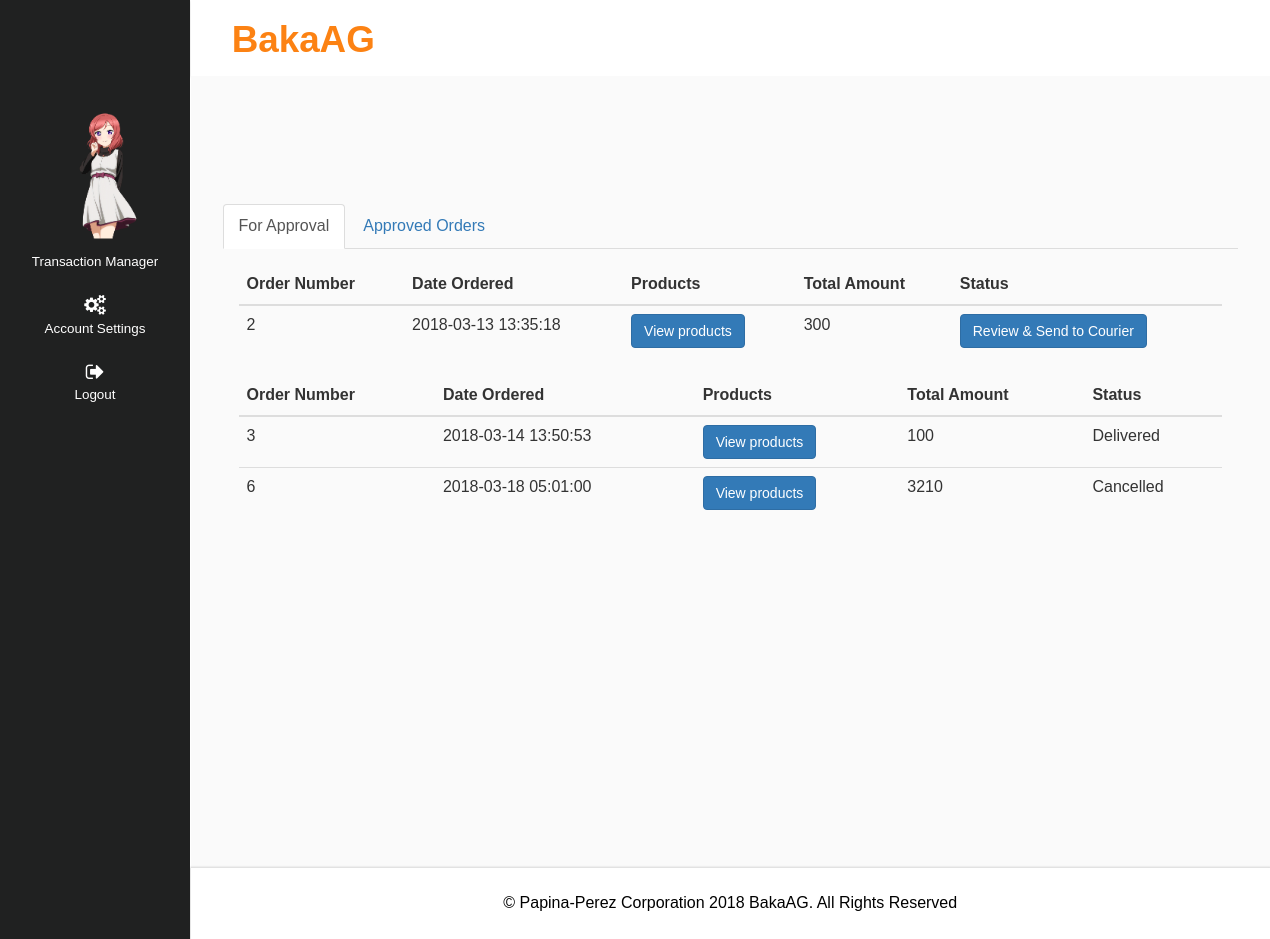
The app's page /admin/index.php (signed in) with its own data.
### tables this page shows
CREATE TABLE `orders` (
  `order_id` int(11) NOT NULL,
  `acc_id` int(11) NOT NULL,
  `order_total_amt` int(9) NOT NULL,
  `order_product_list` varchar(700) NOT NULL,
  `order_date` timestamp NOT NULL DEFAULT CURRENT_TIMESTAMP,
  `order_mdpaymnt_id` int(9) NOT NULL DEFAULT '1',
  `order_status_id` int(11) NOT NULL
);

CREATE TABLE `order_status` (
  `order_status_id` int(11) NOT NULL,
  `order_status_name` varchar(32) NOT NULL
);

CREATE TABLE `account` (
  `acc_id` int(9) NOT NULL,
  `acc_email` varchar(700) NOT NULL,
  `acc_pass` varchar(700) NOT NULL,
  `acc_fname` varchar(32) NOT NULL,
  `acc_lname` varchar(32) NOT NULL,
  `acc_type_id` int(11) NOT NULL
);

### admin/pages/transaction.php (the view, shortened to what this page needs)
<div class="inner-block">
	<div class="blank">
		<ul class="nav nav-tabs" role="tablist">
		<li role="presentation" class="active"><a href="#for-approval-tab" aria-controls="products" role="tab" data-toggle="tab">For Approval</a></li>
		<li role="presentation"><a href="#approved-tab" aria-controls="settings" role="tab" data-toggle="tab">Approved Orders</a></li>
	</ul>
	<div class="tab-content">
		<div role="tabpanel" class="tab-pane active" id="for-approval-tab">
			<table class="table">
				    <thead>
				    	<tr>
				    		<th>Order Number</th>
				    		<th>Date Ordered</th>
				    		<th>Products</th>
				    		<th>Total Amount</th>
				    		<th>Status</th>
				    	</tr>
				    </thead>
				    	<?php
				    		$sql = "SELECT * FROM orders,order_status,account,order_mdofpymt WHERE orders.order_status_id=order_status.order_status_id AND orders.acc_id=account.acc_id AND orders.order_mdpaymnt_id=order_mdofpymt.order_mdpaymt_id AND order_status.order_status_id='1'";
	                		$result = $conn->query($sql);
	                		while($row = $result->fetch_assoc()){
	                			echo '
	                				<tr>
                        				<td>'.$row['order_id'].'</td>
                        				<td>'.$row['order_date'].'</td>
                        				<td><button type="button" class="btn btn-primary" data-toggle="modal" data-target="#prodlist-modal-'.$row['order_id'].'">View products</button></td>
					                        <div class="modal" id="prodlist-modal-'.$row['order_id'].'">
					                          <div class="modal-dialog" role="document">
					                            <div class="modal-content">
					                              <div class="modal-header">
					                                <h5 class="modal-title">Order Number:'.$row['order_id'].'</h5>
					                                <button type="button" class="close" data-dismiss="modal" aria-label="Close">
					                                  <span aria-hidden="true">&times;</span>
					                                </button>
					                              </div>
					                              <div class="modal-body">';
					                              echo' </div>
					                            </div>
					                          </div>
					                        </div>
					                        <td>'.$row['order_total_amt'].'</td>
					                        <td><button type="button" class="btn btn-primary" data-toggle="modal" data-target="#statchng-modal-'.$row['order_id'].'">Review & Send to Courier</button></td>
					                        <div id="statchng-modal-'.$row['order_id'].'" class="modal fade" role="dialog">
    													<h3 id="order-number">'.$row['order_id'].'</h3>
    													<h3 id="order-number">'.$row['acc_fname'].''.$row['acc_lname'].'</h3>
    													<h3 id="order-number">'.$row['order_date'].'</h3>
    													<h3 id="order-number">'.$row['order_total_amt'].'</h3>
    													<h3 id="order-number">'.$row['order_mdpaymt_name'].'</h3>
										        	<button type="button" class="btn btn-default" data-dismiss="modal" onclick="chcngordstat('.$row['order_id'].')">Approve and Send to Courrier</button>
										        <input type="text" id="sel-stat-'.$row['order_id'].'" value="2" hidden>
										</div>
					                      </tr>
					                      ';
	                		}
				    	?>
				  </table>
		</div>
		<div role="tabpanel" class="tab-pane active" id="approved-tab">
			<table class="table">
				    <thead>
				    	<tr>
				    		<th>Order Number</th>
				    		<th>Date Ordered</th>
				    		<th>Products</th>
				    		<th>Total Amount</th>
				    		<th>Status</th>
				    	</tr>
				    </thead>
				    <?php
				    		$sql = "SELECT * FROM orders,order_status,account,order_mdofpymt WHERE orders.order_status_id=order_status.order_status_id AND orders.acc_id=account.acc_id AND orders.order_mdpaymnt_id=order_mdofpymt.order_mdpaymt_id AND order_status.order_status_id!='1'";
	                		$result = $conn->query($sql);
	                		while($row = $result->fetch_assoc()){
	                			echo '
	                				<tr>
                        				<td>'.$row['order_id'].'</td>
                        				<td>'.$row['order_date'].'</td>
                        				<td><button type="button" class="btn btn-primary" data-toggle="modal" data-target="#prodlist-modal-'.$row['order_id'].'">View products</button></td>
					                        <div class="modal" id="prodlist-modal-'.$row['order_id'].'">
					                          <div class="modal-dialog" role="document">
					                            <div class="modal-content">
					                              <div class="modal-header">
					                                <h5 class="modal-title">Order Number:'.$row['order_id'].'</h5>
					                                <button type="button" class="close" data-dismiss="modal" aria-label="Close">
					                                  <span aria-hidden="true">&times;</span>
					                                </button>
					                              </div>
					                              <div class="modal-body">';
					                              echo' </div>
					                              <div class="modal-footer">
					                                <button type="button" class="btn btn-secondary" data-dismiss="modal">Close</button>
					                              </div>
					                            </div>
					                          </div>
					                        </div>
					                        <td>'.$row['order_total_amt'].'</td>
					                        <td>'.$row['order_status_name'].'</td>
										  </div>
										</div>
					                      </tr>
					                      ';
	                		}
				    	?>
		</div>
	</div>
	</div>
</div>

### admin/index.php (shortened to what this page needs)
<?php
	include "../backend/connection.php";
	$acc_id = $_SESSION['acc_id'];
	$sqlacc = "SELECT * FROM account WHERE acc_id=$acc_id";
	$resultacc = $conn->query($sqlacc);
	$rowacc = $resultacc->fetch_assoc()
?><!DOCTYPE html>
<html>
<head>
	<link href="css/bootstrap.css" rel="stylesheet" type="text/css" media="all">
	<link href="css/style.css" rel="stylesheet" type="text/css" media="all"/>
	<link href="css/font-awesome.css" rel="stylesheet">
</head>
<body>
<div class="page-container">
   <div class="left-content">
	   <div class="mother-grid-inner">
				<div class="header-main">
					<div class="header-left">
							<div class="logo-name">
									 <a href="index.php"> <h1>BakaAG</h1>
								  </a>
							</div>
							<div class="clearfix"> </div>
						</div>
				     <div class="clearfix"> </div>
				</div>
	<div class="main-page" id="main-page">
		<?php
			if($_SESSION['acc_type_id']==2)
				include "pages/dashboard.php";
			elseif($_SESSION['acc_type_id']==3)
				include "pages/warehouse.php";
			elseif($_SESSION['acc_type_id']==4)
				include "pages/accmgmt.php";
			elseif ($_SESSION['acc_type_id']==5)
				include "pages/master.php";
			elseif ($_SESSION['acc_type_id']==7)
				include "pages/transaction.php";
			elseif ($_SESSION['acc_type_id']==8)
				include "pages/courier.php";
			else
		?>
<div class="copyrights">
				 <p>© Papina-Perez Corporation 2018 BakaAG. All Rights Reserved</p>
			</div>
    <div class="sidebar-menu">
		    <div class="menu">
		      <ul id="menu">
		        <li id="menu-home" ><a href="#"><i class="fa fa-"><img src="../img/maki.png" height="170px" width="170px"></i><span><?php echo $rowacc['acc_fname']." "; echo $rowacc['acc_lname']?></span></a></li>
		        <li><a href="#"><i class="fa fa-cogs"></i><span>Account Settings</span></a></li>
		        <li id="menu-home" ><a href="pages/backend/admin-logout.php"><i class="fa fa-sign-out"></i><span>Logout</span></a></li>
		      </ul>
		    </div>
	 </div>
</body>
</html>

### records on screen
orders: order_id "2", order_date "2018-03-13 13:35:18", order_total_amt "300"
orders: order_id "3", order_date "2018-03-14 13:50:53", order_total_amt "100", order_status.order_status_name "Delivered"
orders: order_id "6", order_date "2018-03-18 05:01:00", order_total_amt "3210", order_status.order_status_name "Cancelled"
account: acc_fname "Transaction", acc_lname "Manager"
